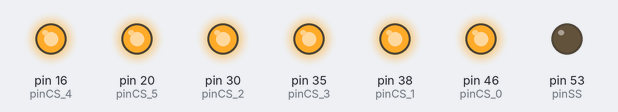
The sketch below on a simulated Arduino Mega 2560, built with avr-gcc and run on an emulated ATmega2560. Shown: output pins drawn as LEDs (lit = HIGH). Pins used as bus, display or sensor lines are not drawn.

Above: at 0.1 s.
Timing chart, 0 to 1.6 s (numbered marks = the images above):
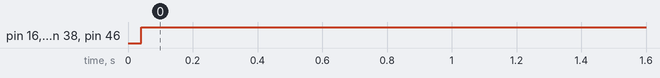

Measured:
- by itself, pin 16 (pinCS_4), pin 20 (pinCS_5), pin 30 (pinCS_2), pin 35 (pinCS_3), pin 38 (pinCS_1), pin 46 (pinCS_0): LOW → HIGH at 0.04 s

The sketch:

AD9854_USB_control_6DDS.ino
```cpp
// (licence header left out)
#include <SPI.h>

#define SERIAL_IDLE 0
#define SERIAL_RECEIVING 1
#define DATA_NOT_READY 0
#define DATA_READY 1

#define pinMasterReset_0 48
#define pinIOReset_0 42
#define pinIOUpdate_0 44
#define pinCS_0 46

#define pinMasterReset_1 40
#define pinIOReset_1 34
#define pinIOUpdate_1 36
#define pinCS_1 38

#define pinMasterReset_2 32
#define pinIOReset_2 26
#define pinIOUpdate_2 28
#define pinCS_2 30

#define pinMasterReset_3 37
#define pinIOReset_3 31
#define pinIOUpdate_3 33
#define pinCS_3 35

#define pinMasterReset_4 17
#define pinIOReset_4 14
#define pinIOUpdate_4 15
#define pinCS_4 16

#define pinMasterReset_5 21
#define pinIOReset_5 18
#define pinIOUpdate_5 19
#define pinCS_5 20

#define pinFSK_0 49
#define pinFSK_1 47
#define pinFSK_2 45
#define pinFSK_3 43
#define pinFSK_4 41
#define pinFSK_5 39


#define pinSS 53

int incomingByte;  // for incoming serial data
int checksumCalculated;  //calculated data checksum
unsigned long time;
byte checksumReceived;  //data checksum should be
byte serialStatus;  //idle or receiving
byte dataStatus;  //ready or not ready
byte serialInputCount; //how many bytes received
boolean DDScommand; // True if command sent was a DDS command that needs to be passed through
byte commandLength;
byte Command[20];
byte chiptoWrite;
byte i;

void setup() {
  serialStatus=SERIAL_IDLE;
  dataStatus=DATA_NOT_READY;
  Port_Init();
  Serial_Init();
  SPI_Init();
  DDS0_Init();
  DDS1_Init();
  DDS2_Init();
  DDS3_Init();
  DDS4_Init();
  DDS5_Init();
}

void loop() {
  if (Serial.available() > 0) {
    // read the incoming byte:
    incomingByte = Serial.read();
    if (incomingByte==':' && serialStatus==SERIAL_IDLE && dataStatus==DATA_NOT_READY) {\
      DDScommand = true;
      serialInputCount=0;
      serialStatus=SERIAL_RECEIVING;
      checksumCalculated=0;
    }
    else if (incomingByte==';' && serialStatus==SERIAL_IDLE && dataStatus==DATA_NOT_READY) {
      DDScommand = false;
      serialInputCount=0;
      serialStatus=SERIAL_RECEIVING;
      checksumCalculated=0;
    }
    else if (serialStatus==SERIAL_RECEIVING){
      if (serialInputCount==0) {
        chiptoWrite=byte(incomingByte);
        serialInputCount++;
        checksumCalculated+=incomingByte;
      }
      else if(serialInputCount==1) {
        commandLength=byte(incomingByte) & 0x0f;
        serialInputCount++;
        checksumCalculated+=incomingByte;
      }
      else if(serialInputCount==commandLength+2) {
        checksumReceived=byte(incomingByte);
        serialStatus=SERIAL_IDLE;
        dataStatus=DATA_READY;
      }
      else{
        Command[serialInputCount-2]=byte(incomingByte);
        serialInputCount++;
        checksumCalculated+=incomingByte;
      }
    }
  }
  if (DDScommand && dataStatus==DATA_READY) {
    if (lowByte(checksumCalculated)==checksumReceived) {
      Serial.println("Roger that!");
      if (chiptoWrite==0) {
        digitalWrite(pinCS_0,LOW);
        for(i=0;i<commandLength;i++) {
          SPI.transfer(Command[i]);
        }
        IO_Update_0();
        digitalWrite(pinCS_0,HIGH);
      }
      if (chiptoWrite==1) {
        digitalWrite(pinCS_1,LOW);
        for(i=0;i<commandLength;i++) {
          SPI.transfer(Command[i]);
        }
        IO_Update_1();
        digitalWrite(pinCS_1,HIGH);
      }
            if (chiptoWrite==2) {
        digitalWrite(pinCS_2,LOW);
        for(i=0;i<commandLength;i++) {
          SPI.transfer(Command[i]);
        }
        IO_Update_2();
        digitalWrite(pinCS_2,HIGH);
      }
            if (chiptoWrite==3) {
        digitalWrite(pinCS_3,LOW);
        for(i=0;i<commandLength;i++) {
          SPI.transfer(Command[i]);
        }
        IO_Update_3();
        digitalWrite(pinCS_3,HIGH);
      }
            if (chiptoWrite==4) {
        digitalWrite(pinCS_4,LOW);
        for(i=0;i<commandLength;i++) {
          SPI.transfer(Command[i]);
        }
        IO_Update_4();
        digitalWrite(pinCS_4,HIGH);
      }
            if (chiptoWrite==5) {
        digitalWrite(pinCS_5,LOW);
        for(i=0;i<commandLength;i++) {
          SPI.transfer(Command[i]);
        }
        IO_Update_5();
        digitalWrite(pinCS_5,HIGH);
      }
    }
    else{
      Serial.println("Checksum error!");
    }
  }
    else if(dataStatus==DATA_READY){
      if (lowByte(checksumCalculated)==checksumReceived) {
        Serial.println("Roger that ArduinoCMD!");
        //Command Byte for Strobing FSK pin
        if (Command[0]==0x01) //the first command bit is the checksum for FSK signals
        {
          if(chiptoWrite == 0)
          {
              pinMode(pinFSK_0, OUTPUT);
              if(Command[1] == 0x00)
              {
                digitalWrite(pinFSK_0, LOW);
              }
              else
              {
                digitalWrite(pinFSK_0, HIGH);
              }
          }
          if(chiptoWrite == 1)
          {
              pinMode(pinFSK_1, OUTPUT);
              if(Command[1] == 0x00)
              {
                digitalWrite(pinFSK_1, LOW);
              }
              else
              {
                digitalWrite(pinFSK_1, HIGH);
              }
          }
          if(chiptoWrite == 2)
          {
              pinMode(pinFSK_2, OUTPUT);
              if(Command[1] == 0x00)
              {
                digitalWrite(pinFSK_2, LOW);
              }
              else
              {
                digitalWrite(pinFSK_2, HIGH);
              }
          }
          if(chiptoWrite == 3)
          {
              pinMode(pinFSK_3, OUTPUT);
              if(Command[1] == 0x00)
              {
                digitalWrite(pinFSK_3, LOW);
              }
              else
              {
                digitalWrite(pinFSK_3, HIGH);
              }
          }
         if(chiptoWrite == 4)
          {
              pinMode(pinFSK_4, OUTPUT);
              if(Command[1] == 0x00)
              {
                digitalWrite(pinFSK_4, LOW);
              }
              else
              {
                digitalWrite(pinFSK_4, HIGH);
              }
          }
         if(chiptoWrite == 5)
          {
              pinMode(pinFSK_5, OUTPUT);
              if(Command[1] == 0x00)
              {
                digitalWrite(pinFSK_5, LOW);
              }
              else
              {
                digitalWrite(pinFSK_5, HIGH);
              }
          }
        }
      }
      else{
        Serial.println("NON-DDS Checksum error!");
      }
    }
    dataStatus=DATA_NOT_READY;
  }

void Master_Reset_0(void) {
  digitalWrite(pinMasterReset_0,HIGH);
  delayMicroseconds(100);
  digitalWrite(pinMasterReset_0,LOW);
}

void Master_Reset_1(void) {
  digitalWrite(pinMasterReset_1,HIGH);
  delayMicroseconds(100);
  digitalWrite(pinMasterReset_1,LOW);
}

void Master_Reset_2(void) {
  digitalWrite(pinMasterReset_2,HIGH);
  delayMicroseconds(100);
  digitalWrite(pinMasterReset_2,LOW);
}

void Master_Reset_3(void) {
  digitalWrite(pinMasterReset_3,HIGH);
  delayMicroseconds(100);
  digitalWrite(pinMasterReset_3,LOW);
}

void Master_Reset_4(void) {
  digitalWrite(pinMasterReset_4,HIGH);
  delayMicroseconds(100);
  digitalWrite(pinMasterReset_4,LOW);
}

void Master_Reset_5(void) {
  digitalWrite(pinMasterReset_5,HIGH);
  delayMicroseconds(100);
  digitalWrite(pinMasterReset_5,LOW);
}


void IO_Update_0(void) {
  digitalWrite(pinIOUpdate_0,HIGH);
  delayMicroseconds(100);
  digitalWrite(pinIOUpdate_0,LOW);
}

void IO_Update_1(void) {
  digitalWrite(pinIOUpdate_1,HIGH);
  delayMicroseconds(100);
  digitalWrite(pinIOUpdate_1,LOW);
}

void IO_Update_2(void) {
  digitalWrite(pinIOUpdate_2,HIGH);
  delayMicroseconds(100);
  digitalWrite(pinIOUpdate_2,LOW);
}

void IO_Update_3(void) {
  digitalWrite(pinIOUpdate_3,HIGH);
  delayMicroseconds(100);
  digitalWrite(pinIOUpdate_3,LOW);
}

void IO_Update_4(void) {
  digitalWrite(pinIOUpdate_4,HIGH);
  delayMicroseconds(100);
  digitalWrite(pinIOUpdate_4,LOW);
}

void IO_Update_5(void) {
  digitalWrite(pinIOUpdate_5,HIGH);
  delayMicroseconds(100);
  digitalWrite(pinIOUpdate_5,LOW);
}


void IO_Reset_0(void) {
  digitalWrite(pinIOReset_0,HIGH);
  delayMicroseconds(100);
  digitalWrite(pinIOReset_0,LOW);
}

void IO_Reset_1(void) {
  digitalWrite(pinIOReset_1,HIGH);
  delayMicroseconds(100);
  digitalWrite(pinIOReset_1,LOW);
}

void IO_Reset_2(void) {
  digitalWrite(pinIOReset_2,HIGH);
  delayMicroseconds(100);
  digitalWrite(pinIOReset_2,LOW);
}

void IO_Reset_3(void) {
  digitalWrite(pinIOReset_3,HIGH);
  delayMicroseconds(100);
  digitalWrite(pinIOReset_3,LOW);
}

void IO_Reset_4(void) {
  digitalWrite(pinIOReset_4,HIGH);
  delayMicroseconds(100);
  digitalWrite(pinIOReset_4,LOW);
}

void IO_Reset_5(void) {
  digitalWrite(pinIOReset_5,HIGH);
  delayMicroseconds(100);
  digitalWrite(pinIOReset_5,LOW);
}


void Serial_Init(void) {
  Serial.begin(9600);
}

void SPI_Init(void){
  SPI.setDataMode(MSBFIRST);
  SPI.setDataMode(SPI_MODE0);
  SPI.setClockDivider(SPI_CLOCK_DIV4);
  SPI.begin();
}

void Port_Init(void) {
  pinMode(pinMasterReset_0, OUTPUT);
  pinMode(pinIOReset_0, OUTPUT);
  pinMode(pinCS_0, OUTPUT);

  pinMode(pinMasterReset_1, OUTPUT);
  pinMode(pinIOReset_1, OUTPUT);
  pinMode(pinCS_1, OUTPUT);

  pinMode(pinMasterReset_2, OUTPUT);
  pinMode(pinIOReset_2, OUTPUT);
  pinMode(pinCS_2, OUTPUT);

  pinMode(pinMasterReset_3, OUTPUT);
  pinMode(pinIOReset_3, OUTPUT);
  pinMode(pinCS_3, OUTPUT);

  pinMode(pinMasterReset_4, OUTPUT);
  pinMode(pinIOReset_4, OUTPUT);
  pinMode(pinCS_4, OUTPUT);

  pinMode(pinMasterReset_5, OUTPUT);
  pinMode(pinIOReset_5, OUTPUT);
  pinMode(pinCS_5, OUTPUT);


  pinMode(pinFSK_0, INPUT);
  pinMode(pinFSK_1, INPUT);
  pinMode(pinFSK_2, INPUT);
  pinMode(pinFSK_3, INPUT);
  pinMode(pinFSK_4, INPUT);
  pinMode(pinFSK_5, INPUT);

  pinMode(pinSS, OUTPUT);
}

void DDS0_Init(void) {
  //reset ad9854
  Master_Reset_0();
  //set parameters
  pinMode(pinIOUpdate_0, INPUT);
  digitalWrite(pinCS_0,LOW);
  SPI.transfer(0x07);
  delayMicroseconds(10);
  SPI.transfer(0x10);
  delayMicroseconds(10);
  SPI.transfer(0x14);
  delayMicroseconds(10);
  SPI.transfer(0x00);
  delayMicroseconds(10);
  SPI.transfer(0x21);
  delayMicroseconds(10);
  digitalWrite(pinCS_0,HIGH);
  pinMode(pinIOUpdate_0, OUTPUT);
  IO_Update_0();

  //set amplitude
  digitalWrite(pinCS_0,LOW);
  SPI.transfer(0x08);
  SPI.transfer(0x0f);
  SPI.transfer(0xff);
  digitalWrite(pinCS_0,HIGH);
  IO_Update_0();
  //set frequency
  digitalWrite(pinCS_0,LOW);
  SPI.transfer(0x02);
  SPI.transfer(0x40);
  SPI.transfer(0x00);
  SPI.transfer(0x00);
  SPI.transfer(0x00);
  SPI.transfer(0x00);
  SPI.transfer(0x00);
  digitalWrite(pinCS_0,HIGH);
  IO_Update_0();
}

void DDS1_Init(void) {
  //reset ad9854
  Master_Reset_1();
  //set parameters
  pinMode(pinIOUpdate_1, INPUT);
  digitalWrite(pinCS_1,LOW);
  SPI.transfer(0x07);
  delayMicroseconds(10);
  SPI.transfer(0x10);
  delayMicroseconds(10);
  SPI.transfer(0x14);
  delayMicroseconds(10);
  SPI.transfer(0x00);
  delayMicroseconds(10);
  SPI.transfer(0x21);
  delayMicroseconds(10);
  digitalWrite(pinCS_1,HIGH);
  pinMode(pinIOUpdate_1, OUTPUT);
  IO_Update_1();

  //set amplitude
  digitalWrite(pinCS_1,LOW);
  SPI.transfer(0x08);
  SPI.transfer(0x0f);
  SPI.transfer(0xff);
  digitalWrite(pinCS_1,HIGH);
  IO_Update_1();
  //set frequency
  digitalWrite(pinCS_1,LOW);
  SPI.transfer(0x02);
  SPI.transfer(0x40);
  SPI.transfer(0x00);
  SPI.transfer(0x00);
  SPI.transfer(0x00);
  SPI.transfer(0x00);
  SPI.transfer(0x00);
  digitalWrite(pinCS_1,HIGH);
  IO_Update_1();
}

void DDS2_Init(void) {
  //reset ad9854
  Master_Reset_2();
  //set parameters
  pinMode(pinIOUpdate_2, INPUT);
  digitalWrite(pinCS_2,LOW);
  SPI.transfer(0x07);
  delayMicroseconds(10);
  SPI.transfer(0x10);
  delayMicroseconds(10);
  SPI.transfer(0x14);
  delayMicroseconds(10);
  SPI.transfer(0x00);
  delayMicroseconds(10);
  SPI.transfer(0x21);
  delayMicroseconds(10);
  digitalWrite(pinCS_2,HIGH);
  pinMode(pinIOUpdate_2, OUTPUT);
  IO_Update_2();

  //set amplitude
  digitalWrite(pinCS_2,LOW);
  SPI.transfer(0x08);
  SPI.transfer(0x0f);
  SPI.transfer(0xff);
  digitalWrite(pinCS_2,HIGH);
  IO_Update_2();
  //set frequency
  digitalWrite(pinCS_2,LOW);
  SPI.transfer(0x02);
  SPI.transfer(0x40);
  SPI.transfer(0x00);
  SPI.transfer(0x00);
  SPI.transfer(0x00);
  SPI.transfer(0x00);
  SPI.transfer(0x00);
  digitalWrite(pinCS_2,HIGH);
  IO_Update_2();
}

void DDS3_Init(void) {
  //reset ad9854
  Master_Reset_3();
  //set parameters
  pinMode(pinIOUpdate_3, INPUT);
  digitalWrite(pinCS_3,LOW);
  SPI.transfer(0x07);
  delayMicroseconds(10);
  SPI.transfer(0x10);
  delayMicroseconds(10);
  SPI.transfer(0x14);
  delayMicroseconds(10);
  SPI.transfer(0x00);
  delayMicroseconds(10);
  SPI.transfer(0x21);
  delayMicroseconds(10);
  digitalWrite(pinCS_3,HIGH);
  pinMode(pinIOUpdate_3, OUTPUT);
  IO_Update_3();

  //set amplitude
  digitalWrite(pinCS_3,LOW);
  SPI.transfer(0x08);
  SPI.transfer(0x0f);
  SPI.transfer(0xff);
  digitalWrite(pinCS_3,HIGH);
  IO_Update_3();
  //set frequency
  digitalWrite(pinCS_3,LOW);
  SPI.transfer(0x02);
  SPI.transfer(0x40);
  SPI.transfer(0x00);
  SPI.transfer(0x00);
  SPI.transfer(0x00);
  SPI.transfer(0x00);
  SPI.transfer(0x00);
  digitalWrite(pinCS_3,HIGH);
  IO_Update_3();
}

void DDS4_Init(void) {
  //reset ad9854
  Master_Reset_4();
  //set parameters
  pinMode(pinIOUpdate_4, INPUT);
  digitalWrite(pinCS_4,LOW);
  SPI.transfer(0x07);
  delayMicroseconds(10);
  SPI.transfer(0x10);
  delayMicroseconds(10);
  SPI.transfer(0x14);
  delayMicroseconds(10);
  SPI.transfer(0x00);
  delayMicroseconds(10);
  SPI.transfer(0x21);
  delayMicroseconds(10);
  digitalWrite(pinCS_4,HIGH);
  pinMode(pinIOUpdate_4, OUTPUT);
  IO_Update_4();

  //set amplitude
  digitalWrite(pinCS_4,LOW);
  SPI.transfer(0x08);
  SPI.transfer(0x0f);
  SPI.transfer(0xff);
  digitalWrite(pinCS_4,HIGH);
  IO_Update_4();
  //set frequency
  digitalWrite(pinCS_4,LOW);
  SPI.transfer(0x02);
  SPI.transfer(0x40);
  SPI.transfer(0x00);
  SPI.transfer(0x00);
  SPI.transfer(0x00);
  SPI.transfer(0x00);
  SPI.transfer(0x00);
  digitalWrite(pinCS_4,HIGH);
  IO_Update_4();
}


void DDS5_Init(void) {
  //reset ad9854
  Master_Reset_5();
  //set parameters
  pinMode(pinIOUpdate_5, INPUT);
  digitalWrite(pinCS_5,LOW);
  SPI.transfer(0x07);
  delayMicroseconds(10);
  SPI.transfer(0x10);
  delayMicroseconds(10);
  SPI.transfer(0x14);
  delayMicroseconds(10);
  SPI.transfer(0x00);
  delayMicroseconds(10);
  SPI.transfer(0x21);
  delayMicroseconds(10);
  digitalWrite(pinCS_5,HIGH);
  pinMode(pinIOUpdate_5, OUTPUT);
  IO_Update_5();

  //set amplitude
  digitalWrite(pinCS_5,LOW);
  SPI.transfer(0x08);
  SPI.transfer(0x0f);
  SPI.transfer(0xff);
  digitalWrite(pinCS_5,HIGH);
  IO_Update_5();
  //set frequency
  digitalWrite(pinCS_5,LOW);
  SPI.transfer(0x02);
  SPI.transfer(0x40);
  SPI.transfer(0x00);
  SPI.transfer(0x00);
  SPI.transfer(0x00);
  SPI.transfer(0x00);
  SPI.transfer(0x00);
  digitalWrite(pinCS_5,HIGH);
  IO_Update_5();
}
```
